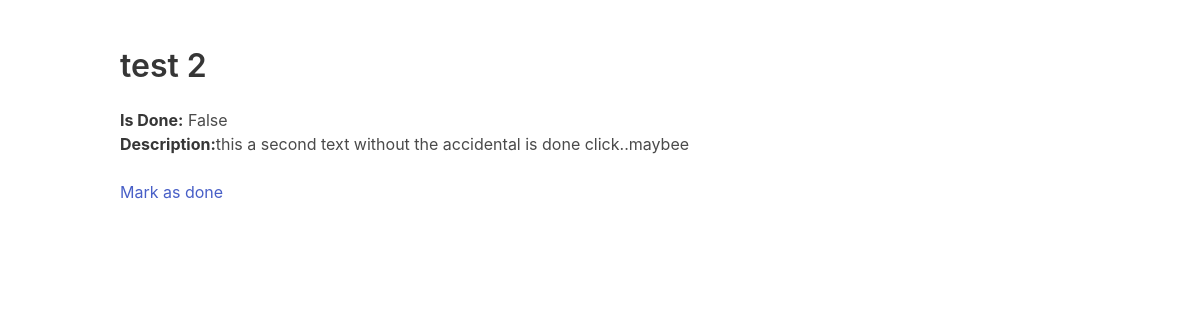
Screenshot of /todos/2 with the database file from the repository.
### todo/models.py (models this page shows)
class Todo(models.Model):
    title = models.CharField(max_length=225)
    description = models.TextField(blank=True, null=True)
    is_done = models.BooleanField(default=False)
    date_added = models.DateField(auto_now_add=True)

### todo/views.py (the view)
# urls.py: path('todos/', include('todo.urls')),
def todo(request, pk):
    todo = get_object_or_404(Todo, pk=pk)
    change_status = request.GET.get('change_status', '')
    if change_status:
        todo.is_done = True
        todo.save()
    return render(request, 'todo.html', {'todo': todo})

### todo/templates/todo.html
{% extends 'base.html' %}
{% block content %}
<div class="columns is-multiline">
    <div class="column is-12">
        <h1 class="title">{{ todo.title }}</h1>
    </div>
    <div class="column is-12">
        <strong>Is Done:</strong> {{ todo.is_done }}<br>
        <strong>Description:</strong>{{ todo.description }}
    </div>
    {% if not todo.is_done %}
        <div class="column is-12">
            <a href="{% url 'todo' todo.id %}?change_status=done">Mark as done</a>
        </div>
    {% endif %}
</div>
{% endblock %}

### rows the page displays
Todo: title "test 2", is_done "False", description "this a second text without the accidental is done click..maybee"
